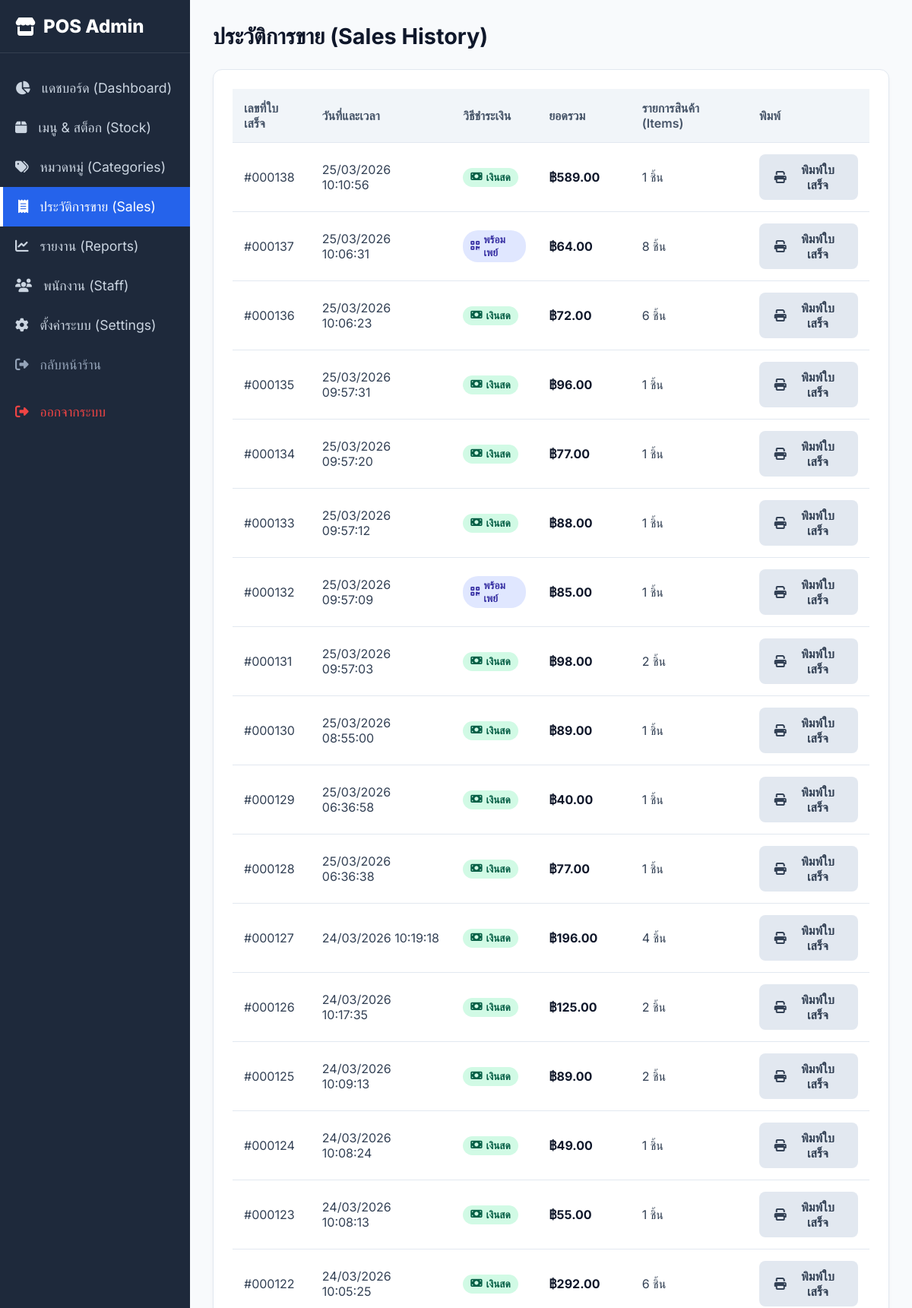
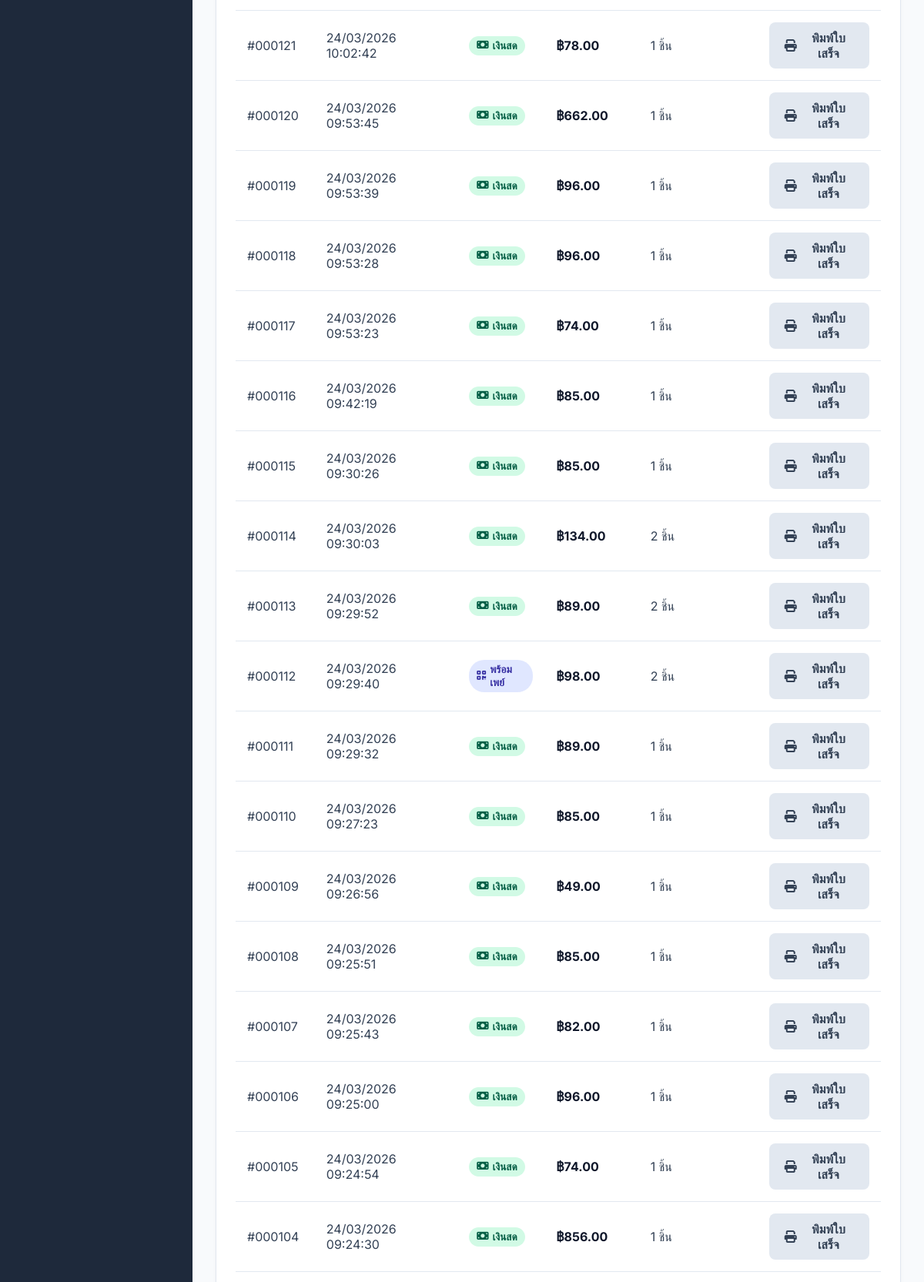
Screenshot of /admin/sales.php (signed in, upper part) with the database file from the repository (2 pictures, top to bottom).
### tables this page shows
CREATE TABLE transactions (
        id INTEGER PRIMARY KEY AUTOINCREMENT,
        total_amount REAL NOT NULL,
        payment_method TEXT NOT NULL,
        items_json TEXT NOT NULL,
        created_at DATETIME DEFAULT CURRENT_TIMESTAMP
    , staff_id INTEGER DEFAULT 0, total_cost REAL DEFAULT 0, total_profit REAL DEFAULT 0);

### admin/sales.php (the view, shortened to what this page needs)
<?php
require_once '../db.php';
$stmt = $pdo->query("SELECT * FROM transactions ORDER BY created_at DESC");
$sales = $stmt->fetchAll();
?>
<!DOCTYPE html>
<html lang="th">
<head>
    <link rel="stylesheet" href="https://cdnjs.cloudflare.com/ajax/libs/font-awesome/6.4.0/css/all.min.css">
    <link rel="stylesheet" href="css/admin.css">
</head>
<body>
    <?php include 'sidebar.php'; ?>
    <main class="main-content">
        <div style="display: flex; justify-content: space-between; align-items: center; margin-bottom: 25px;">
            <h1 class="page-title" style="margin: 0;">ประวัติการขาย (Sales History)</h1>
        </div>
        <div class="card">
            <table class="admin-table">
                <thead>
                    <tr>
                        <th>เลขที่ใบเสร็จ</th>
                        <th>วันที่และเวลา</th>
                        <th>วิธีชำระเงิน</th>
                        <th>ยอดรวม</th>
                        <th>รายการสินค้า (Items)</th>
                        <th>พิมพ์</th>
                    </tr>
                </thead>
                <tbody>
                    <?php if (empty($sales)): ?>
                        <tr><td colspan="6" style="text-align: center;">ไม่มีข้อมูลประวัติการขาย</td></tr>
                    <?php
else: ?>
                        <?php foreach ($sales as $sale):
        $items = json_decode($sale['items_json'], true);
        $itemCount = is_array($items) ? array_sum(array_column($items, 'qty')) : 0;
?>
                            <tr>
                                <td>#<?php echo str_pad($sale['id'], 6, '0', STR_PAD_LEFT); ?></td>
                                <td><?php echo date('d/m/Y H:i:s', strtotime($sale['created_at'])); ?></td>
                                <td>
                                    <?php
        if ($sale['payment_method'] === 'cash')
            echo '<span class="badge" style="background:#d1fae5; color:#065f46;"><i class="fas fa-money-bill"></i> เงินสด</span>';
        elseif ($sale['payment_method'] === 'promptpay')
            echo '<span class="badge" style="background:#e0e7ff; color:#3730a3;"><i class="fas fa-qrcode"></i> พร้อมเพย์</span>';
        elseif ($sale['payment_method'] === 'truemoney')
            echo '<span class="badge" style="background:#ffedd5; color:#9a3412;"><i class="fas fa-wallet"></i> ทรูมันนี่</span>';
        else
            echo $sale['payment_method'];
?>
                                </td>
                                <td style="font-weight: bold; color: var(--admin-primary);">฿<?php echo number_format($sale['total_amount'], 2); ?></td>
                                <td><?php echo $itemCount; ?> ชิ้น</td>
                                <td>
                                    <button class="btn btn-secondary" onclick="window.open('../receipt.php?id=<?php echo $sale['id']; ?>', 'receipt', 'width=400,height=600')">
                                        <i class="fas fa-print"></i> พิมพ์ใบเสร็จ
                                    </button>
                                </td>
                            </tr>
                        <?php
    endforeach; ?>
                    <?php
endif; ?>
                </tbody>
            </table>
        </div>
    </main>
</body>
</html>

### admin/css/admin.css (style rules this page uses)
:root { --admin-primary: #0f172a; --admin-sidebar: #1e293b; --admin-bg: #f8fafc; --admin-card: #ffffff; --admin-text: #334155; --admin-border: #e2e8f0; --accent: #2563eb; --danger: #ef4444; --success: #10b981; --warning: #f59e0b; --text-primary: #1e293b; --text-secondary: #64748b; --primary: #2563eb; }
* { margin: 0; padding: 0; box-sizing: border-box; font-family: 'Inter', 'Sarabun', sans-serif; }
body { background: var(--admin-bg); color: var(--admin-text); display: flex; min-height: 100vh; overflow-x: hidden; }
.main-content { flex: 1; padding: 30px; overflow-y: auto; height: 100vh; }
.page-title { font-size: 1.8rem; color: var(--admin-primary); margin-bottom: 25px; font-weight: 700; }
.card { background: var(--admin-card); border-radius: 12px; padding: 25px; box-shadow: 0 4px 6px -1px rgba(0, 0, 0, 0.05); border: 1px solid var(--admin-border); margin-bottom: 25px; }
table.admin-table { width: 100%; border-collapse: collapse; text-align: left; }
table.admin-table th, table.admin-table td { padding: 15px; border-bottom: 1px solid var(--admin-border); }
table.admin-table th { background: #f1f5f9; font-weight: 600; color: #475569; }
.btn { padding: 10px 20px; border-radius: 8px; font-weight: 600; border: none; cursor: pointer; text-decoration: none; display: inline-flex; align-items: center; gap: 8px; font-size: 1rem; }
.btn-secondary { background: #e2e8f0; color: #334155; }
.badge { padding: 4px 10px; border-radius: 20px; font-size: 0.85rem; font-weight: 700; display: inline-flex; align-items: center; gap: 5px; }

### rows the page displays
transactions: id "000138", created_at "25/03/2026 10:10:56", payment_method "cash" (drawn), total_amount "589.00", items_json "1"
transactions: id "000137", created_at "25/03/2026 10:06:31", payment_method "promptpay" (drawn), total_amount "64.00", items_json "8"
transactions: id "000136", created_at "25/03/2026 10:06:23", payment_method "cash" (drawn), total_amount "72.00", items_json "6"
transactions: id "000135", created_at "25/03/2026 09:57:31", payment_method "cash" (drawn), total_amount "96.00", items_json "1"
transactions: id "000134", created_at "25/03/2026 09:57:20", payment_method "cash" (drawn), total_amount "77.00", items_json "1"
transactions: id "000133", created_at "25/03/2026 09:57:12", payment_method "cash" (drawn), total_amount "88.00", items_json "1"
transactions: id "000132", created_at "25/03/2026 09:57:09", payment_method "promptpay" (drawn), total_amount "85.00", items_json "1"
transactions: id "000131", created_at "25/03/2026 09:57:03", payment_method "cash" (drawn), total_amount "98.00", items_json "2"
transactions: id "000130", created_at "25/03/2026 08:55:00", payment_method "cash" (drawn), total_amount "89.00", items_json "1"
transactions: id "000129", created_at "25/03/2026 06:36:58", payment_method "cash" (drawn), total_amount "40.00", items_json "1"
transactions: id "000128", created_at "25/03/2026 06:36:38", payment_method "cash" (drawn), total_amount "77.00", items_json "1"
transactions: id "000127", created_at "24/03/2026 10:19:18", payment_method "cash" (drawn), total_amount "196.00", items_json "4"
transactions: id "000126", created_at "24/03/2026 10:17:35", payment_method "cash" (drawn), total_amount "125.00", items_json "2"
transactions: id "000125", created_at "24/03/2026 10:09:13", payment_method "cash" (drawn), total_amount "89.00", items_json "2"
transactions: id "000124", created_at "24/03/2026 10:08:24", payment_method "cash" (drawn), total_amount "49.00", items_json "1"
transactions: id "000123", created_at "24/03/2026 10:08:13", payment_method "cash" (drawn), total_amount "55.00", items_json "1"
transactions: id "000122", created_at "24/03/2026 10:05:25", payment_method "cash" (drawn), total_amount "292.00", items_json "6"
transactions: id "000121", created_at "24/03/2026 10:02:42", payment_method "cash" (drawn), total_amount "78.00", items_json "1"
transactions: id "000120", created_at "24/03/2026 09:53:45", payment_method "cash" (drawn), total_amount "662.00", items_json "1"
transactions: id "000119", created_at "24/03/2026 09:53:39", payment_method "cash" (drawn), total_amount "96.00", items_json "1"
transactions: id "000118", created_at "24/03/2026 09:53:28", payment_method "cash" (drawn), total_amount "96.00", items_json "1"
transactions: id "000117", created_at "24/03/2026 09:53:23", payment_method "cash" (drawn), total_amount "74.00", items_json "1"
transactions: id "000116", created_at "24/03/2026 09:42:19", payment_method "cash" (drawn), total_amount "85.00", items_json "1"
transactions: id "000115", created_at "24/03/2026 09:30:26", payment_method "cash" (drawn), total_amount "85.00", items_json "1"
transactions: id "000114", created_at "24/03/2026 09:30:03", payment_method "cash" (drawn), total_amount "134.00", items_json "2"
transactions: id "000113", created_at "24/03/2026 09:29:52", payment_method "cash" (drawn), total_amount "89.00", items_json "2"
transactions: id "000112", created_at "24/03/2026 09:29:40", payment_method "promptpay" (drawn), total_amount "98.00", items_json "2"
transactions: id "000111", created_at "24/03/2026 09:29:32", payment_method "cash" (drawn), total_amount "89.00", items_json "1"
transactions: id "000110", created_at "24/03/2026 09:27:23", payment_method "cash" (drawn), total_amount "85.00", items_json "1"
transactions: id "000109", created_at "24/03/2026 09:26:56", payment_method "cash" (drawn), total_amount "49.00", items_json "1"
transactions: id "000108", created_at "24/03/2026 09:25:51", payment_method "cash" (drawn), total_amount "85.00", items_json "1"
transactions: id "000107", created_at "24/03/2026 09:25:43", payment_method "cash" (drawn), total_amount "82.00", items_json "1"
transactions: id "000106", created_at "24/03/2026 09:25:00", payment_method "cash" (drawn), total_amount "96.00", items_json "1"
transactions: id "000105", created_at "24/03/2026 09:24:54", payment_method "cash" (drawn), total_amount "74.00", items_json "1"
transactions: id "000104", created_at "24/03/2026 09:24:30", payment_method "cash" (drawn), total_amount "856.00", items_json "1"
